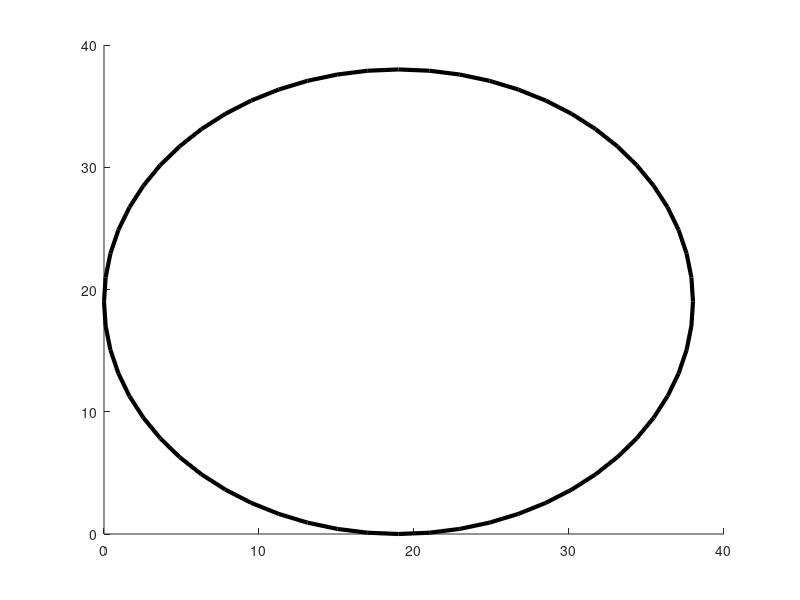

MATLAB code for this plot: (Note: this script raises an error after producing the figure.)
% Generates *.xml scripts for Moodle Embedded answers [cloze]
% question name - Centroid Solid Circle
% Created by Azalea A Khan for Dr. Pilar Garcia Souto and the Mechanics and Materials Module
% UCL Department: Medical Physics and Bioengineering
% Date:1/4/15

circ1 = fopen('Solid Circle.xml','w');

fprintf(circ1,'%s','<?xml version="1.0" encoding="UTF-8"?>');
fprintf(circ1,'\n%s','<quiz>');


for i = 1:1:100
    
    % START IMAGE
    
    D= randi([10 40]);
    C= rectangle('Position',[0 0 D D],'Curvature',[1,1],'linewidth',3);
        
    arrow([(D/2),-2],[D,-2],'linewidth',2);
    arrow([(D/2),-2],[0,-2],'linewidth',2);
    
    xlabel=strcat(num2str(D),'mm');
    text((D/2),-4,xlabel,'fontsize',12,'fontweight','bold');
    
    title('Centroid: Solid Circle','FontSize',18, 'FontWeight','bold')  
    
    axis([-7 (D+5) -2 (D+5)])
    axis off
    
    C = figure;
    imgname=strcat('SolidCircle_',num2str(i),'.jpg');
    saveas(C,imgname);
    
    % END IMAGE
 
    % CALCULATION

Cx = D/2;
Cy = Cx;
I = (pi*D^4)/64;

    
% QUESTION TEXT
    
fprintf(circ1,'\n<!--question %d-->',i);
fprintf(circ1,'\n%s','<question type="cloze">');

fprintf(circ1,'\n%s','<name>');
fprintf(circ1,'\n<text>Centroid: Solid Circle %d</text>',i);
fprintf(circ1,'\n%s','</name>');

fprintf(circ1,'\n%s','<questiontext format="html">');
fprintf(circ1,'\n%s','<text>');
fprintf(circ1,'\n%s','<![CDATA[<p><img style="width: 625px; heght: 500px; margin-right: auto; margin-left: auto; display: block;"');
fprintf(circ1,'src="http://www.ucl.ac.uk/~rmapdpg/MoodleQuiz/Centroid/Level_1/CentroidL1_%d.jpg"',i);
fprintf(circ1,'%s','alt="circle" width="30 height="30"/></p>');

fprintf(circ1,'\n<p style="text-align: left;">Determine the centroid of the above section</p>');
fprintf(circ1,'\n%s','<p style="text-align: center;" >');
fprintf(circ1,'x = {1:NUMERICAL:=%2.0f:1#Good job!~*#Sorry. Try again.} mm</p>',Cx);
fprintf(circ1,'\n%s','<p style="text-align: center;" >');
fprintf(circ1,'y = {1:NUMERICAL:=%2.0f:1#Good job!~*#Sorry. Try again.} mm</p>',Cy);

fprintf(circ1,'\n%s','and calculate the second moment of area with respect to both x and y axis.</p>');
fprintf(circ1,'%s','(Give your answer as a number)</p>');
fprintf(circ1,'\n%s','<p style="text-align: center;" >');
fprintf(circ1,'I<sub>x</sub> = {1:NUMERICAL:=%3.0f:1#Good job!~*#Sorry. Try again.} mm<sup>4</sup></p>',I);
fprintf(circ1,'\n%s','<p style="text-align: center;" >');
fprintf(circ1,'I<sub>y</sub> = {1:NUMERICAL:=%3.0f:1#Good job!~*#Sorry. Try again.} mm<sup>4</sup></p>]]>',I);

fprintf(circ1,'\n%s','</text>');
fprintf(circ1,'\n%s','</questiontext>');


% General Feedback

fprintf(circ1,'\n%s','<generalfeedback format="html">');
fprintf(circ1,'\n%s','<text>');

fprintf(circ1,'\n%s','<![CDATA[<p>The centroid is the central point of the circle and ');
fprintf(circ1,'\n%s','<p>for a circle I<sub>x</sub> is equal to I<sub>y</sub>.</p>]]>');

fprintf(circ1,'\n%s','</text>');
fprintf(circ1,'\n%s','</generalfeedback>');

fprintf(circ1,'\n%s','<penalty>0</penalty>');
fprintf(circ1,'\n%s','<hidden>0</hidden>');

fprintf(circ1,'\n%s','</question>');


    
end 

fprintf(circ1,'\n%s','</quiz>');

fclose(circ1);
